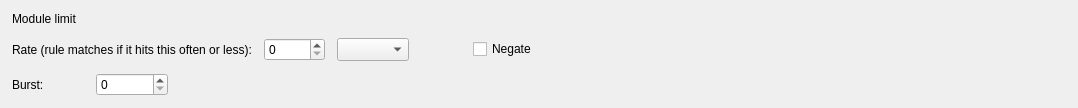
         <widget class="QWidget" name="tab3">
          <attribute name="title">
           <string>limit</string>
          </attribute>
          <layout class="QGridLayout" name="RuleOptions_gridLayout_10">
           <property name="leftMargin">
            <number>12</number>
           </property>
           <property name="topMargin">
            <number>12</number>
           </property>
           <property name="rightMargin">
            <number>12</number>
           </property>
           <property name="bottomMargin">
            <number>12</number>
           </property>
           <property name="spacing">
            <number>12</number>
           </property>
           <item row="0" column="0" colspan="8">
            <widget class="QLabel" name="textLabel5">
             <property name="text">
              <string>Module limit</string>
             </property>
             <property name="alignment">
              <set>Qt::AlignmentFlag::AlignVCenter</set>
             </property>
             <property name="wordWrap">
              <bool>true</bool>
             </property>
            </widget>
           </item>
           <item row="1" column="0" colspan="3">
            <widget class="QLabel" name="ipt_limit_label">
             <property name="text">
              <string>Rate (rule matches if it hits this often or less):</string>
             </property>
             <property name="wordWrap">
              <bool>false</bool>
             </property>
            </widget>
           </item>
           <item row="1" column="3">
            <widget class="QSpinBox" name="ipt_limit">
             <property name="sizePolicy">
              <sizepolicy hsizetype="Fixed" vsizetype="Fixed">
               <horstretch>0</horstretch>
               <verstretch>0</verstretch>
              </sizepolicy>
             </property>
             <property name="maximum">
              <number>99999</number>
             </property>
            </widget>
           </item>
           <item row="1" column="4">
            <widget class="QComboBox" name="ipt_limitSuffix">
             <property name="sizePolicy">
              <sizepolicy hsizetype="Preferred" vsizetype="Fixed">
               <horstretch>0</horstretch>
               <verstretch>0</verstretch>
              </sizepolicy>
             </property>
             <property name="maximumSize">
              <size>
               <width>200</width>
               <height>32767</height>
              </size>
             </property>
             <item>
              <property name="text">
               <string/>
              </property>
             </item>
             <item>
              <property name="text">
               <string>/day</string>
              </property>
             </item>
             <item>
              <property name="text">
               <string>/hour</string>
              </property>
             </item>
             <item>
              <property name="text">
               <string>/minute</string>
              </property>
             </item>
             <item>
              <property name="text">
               <string>/second</string>
              </property>
             </item>
            </widget>
           </item>
           <item row="1" column="5">
            <spacer name="horizontalSpacer_4">
             <property name="orientation">
              <enum>Qt::Orientation::Horizontal</enum>
             </property>
             <property name="sizeType">
              <enum>QSizePolicy::Policy::Fixed</enum>
             </property>
             <property name="sizeHint" stdset="0">
              <size>
               <width>40</width>
               <height>20</height>
              </size>
             </property>
            </spacer>
           </item>
           <item row="1" column="6">
            <widget class="QCheckBox" name="ipt_limit_not">
             <property name="text">
              <string>Negate</string>
             </property>
            </widget>
           </item>
           <item row="1" column="7">
            <spacer>
             <property name="orientation">
              <enum>Qt::Orientation::Horizontal</enum>
             </property>
             <property name="sizeType">
              <enum>QSizePolicy::Policy::MinimumExpanding</enum>
             </property>
             <property name="sizeHint" stdset="0">
              <size>
               <width>0</width>
               <height>0</height>
              </size>
             </property>
            </spacer>
           </item>
           <item row="2" column="0">
            <widget class="QLabel" name="textLabel6">
             <property name="text">
              <string>Burst:</string>
             </property>
             <property name="wordWrap">
              <bool>false</bool>
             </property>
            </widget>
           </item>
           <item row="2" column="1">
            <widget class="QSpinBox" name="ipt_burst">
             <property name="maximum">
              <number>10000</number>
             </property>
            </widget>
           </item>
           <item row="2" column="2" colspan="6">
            <spacer name="horizontalSpacer_5">
             <property name="orientation">
              <enum>Qt::Orientation::Horizontal</enum>
             </property>
             <property name="sizeHint" stdset="0">
              <size>
               <width>886</width>
               <height>20</height>
              </size>
             </property>
            </spacer>
           </item>
           <item row="3" column="2">
            <spacer>
             <property name="orientation">
              <enum>Qt::Orientation::Vertical</enum>
             </property>
             <property name="sizeType">
              <enum>QSizePolicy::Policy::MinimumExpanding</enum>
             </property>
             <property name="sizeHint" stdset="0">
              <size>
               <width>20</width>
               <height>0</height>
              </size>
             </property>
            </spacer>
           </item>
          </layout>
         </widget>
